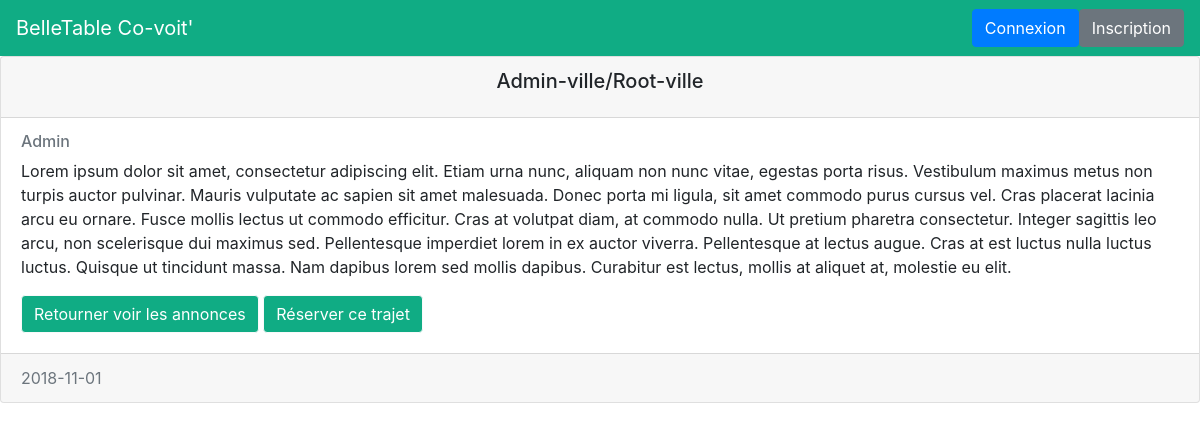
The page /advert.php?id=4 on the database its author committed.
### tables this page shows
CREATE TABLE IF NOT EXISTS `annonce` (
  `id` int(11) NOT NULL AUTO_INCREMENT,
  `nom_ville_depart` varchar(50) NOT NULL,
  `nom_ville_arrive` varchar(50) NOT NULL,
  `autheur` varchar(30) NOT NULL,
  `date` date NOT NULL,
  `description` text NOT NULL,
  PRIMARY KEY (`id`)
);

### db/advertSelectId.php (called while the page is built)
<?php
$asTable = "annonce";
$asCols = '*';
$asColWhere = "id";
$asValeurs = $_GET['id'];
include 'dbCon.php';
try {
    $req = $db->query("CALL selectDynam('$asTable', '$asCols', '$asColWhere', '$asValeurs') ");
    $advertSelected = $req->fetch();
} catch (Exception $exc) {
    echo $exc->getTraceAsString();
}
?>

### advert.php (the view)
<?php
include 'include/header.php';
include 'db/advertSelectId.php';
?>
<div class="card">
    <div class="card-header">
        <h5 class="card-title text-center"><?= $advertSelected['nom_ville_depart'] ?>/<?= $advertSelected['nom_ville_arrive'] ?></h5>
    </div>
    <div class="card-body">
        <a href="#"><h6 class="card-subtitle mb-2 text-muted"><?= $advertSelected['autheur'] ?></h6></a>
        <p class="card-text"><?= $advertSelected['description'] ?></p>
        <a href="index.php" class="btn btn-outline-light card-btn center-block">Retourner voir les annonces</a>
        <a href="reservation.php?id=<?= $advertSelected['id'] ?>" class="btn btn-outline-light card-btn center-block">Réserver ce trajet</a>
    </div>
    <div class="card-footer text-muted">
        <?= $advertSelected['date'] ?>
    </div>
</div>
<?php
include 'include/footer.php';
?>

### style/style.css (style rules this page uses)
.card-btn { background-color: #10ac84; color: white; }

### rows shown on the page
annonce: nom_ville_depart "Admin-ville", nom_ville_arrive "Root-ville", autheur "Admin", description "Lorem ipsum dolor sit amet, consectetur adipiscing elit. Etiam urna nunc, aliquam non nunc vitae, egestas porta risus. Vestibulum maximus metus non turpis auctor pulvinar. Mauris vulputate ac sapien sit amet malesuada. Donec porta mi ligula, sit amet commodo purus cursus vel. Cras placerat lacinia arcu eu ornare. Fusce mollis lectus ut commodo efficitur. Cras at volutpat diam, at commodo nulla. Ut pretium pharetra consectetur. Integer sagittis leo arcu, non scelerisque dui maximus sed. Pellentesque imperdiet lorem in ex auctor viverra. Pellentesque at lectus augue. Cras at est luctus nulla luctus luctus. Quisque ut tincidunt massa. Nam dapibus lorem sed mollis dapibus. Curabitur est lectus,…", date "2018-11-01"
